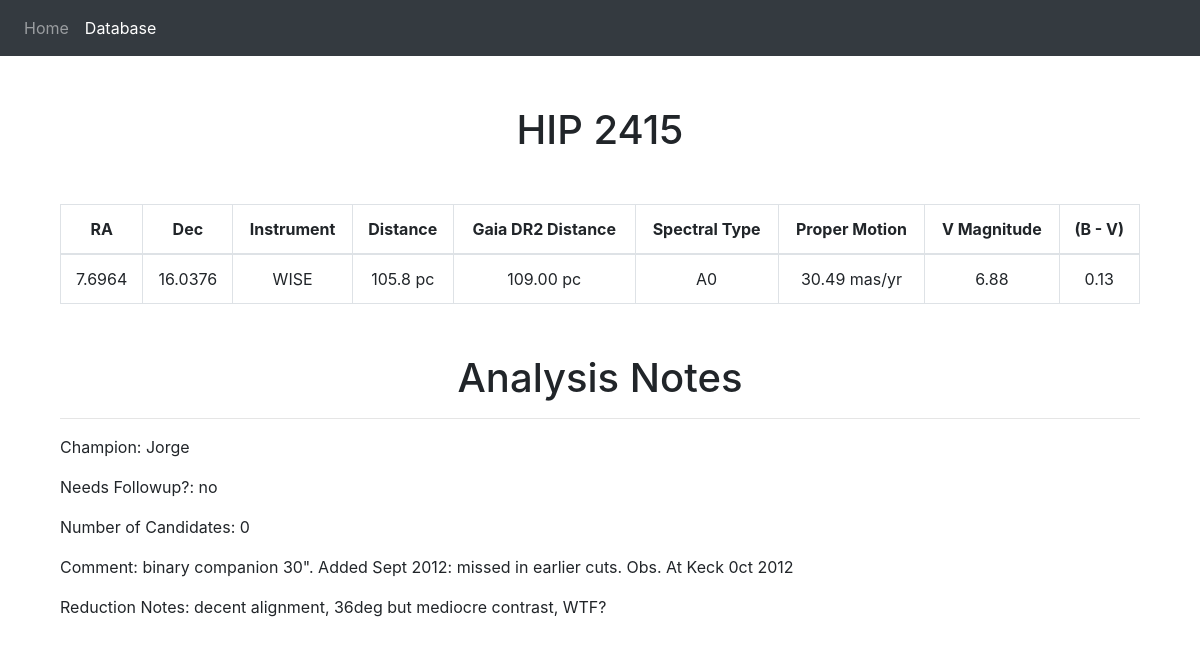
The app's page /keckdatabase/objects/3 with its own data.
### keckdatabase/models.py (models this page shows, shortened)
class Object(models.Model):
    obj_id = models.IntegerField(primary_key=True, blank=True)
    name = models.TextField(blank=True, null=True)
    ra = models.DecimalField(blank=True, null=True, max_digits=10, decimal_places=4)  # This field type is a guess.
    dec = models.DecimalField(blank=True, null=True, max_digits=10, decimal_places=4)  # This field type is a guess.
    champion = models.TextField(blank=True, null=True)
    class Meta:
        managed = False
        db_table = 'Object'

class Measurements(models.Model):
    obj = models.OneToOneField('Object', primary_key=True, on_delete=models.CASCADE, blank=True)
    mtype = models.TextField(blank=True, null=True)
    distance = models.DecimalField(blank=True, null=True, max_digits=5, decimal_places=1)  # This field type is a guess.
    gaiadistance = models.DecimalField(blank=True, null=True, max_digits=20, decimal_places=2)  # This field type is a guess.
    sptype = models.TextField(blank=True, null=True)
    propermotion = models.DecimalField(blank=True, null=True, max_digits=5, decimal_places=2)
    vmag = models.DecimalField(blank=True, null=True, max_digits=5, decimal_places=2)
    bminusv = models.DecimalField(blank=True, null=True, max_digits=5, decimal_places=2)
    class Meta:
        managed = False
        db_table = 'Measurements'

class Observations(models.Model):
    obj = models.OneToOneField('Object', primary_key=True, on_delete=models.CASCADE, blank=True)
    followup = models.BooleanField(blank=True, null=True)
    candidates = models.IntegerField(blank=True, null=True)
    reductionnotes = models.TextField(blank=True, null=True)
    comment = models.TextField(blank=True, null=True)
    class Meta:
        managed = False
        db_table = 'Observations'

### keckdatabase/views.py (the view)
# urls.py: path('objects/<int:pk>', views.ObjectDetailView.as_view(), name="object-detail"),
class ObjectDetailView(generic.DetailView):
    model = Object
    context_object_name = "object-detail"
    def get_context_data(self, **kwargs):
        context = super(ObjectDetailView, self).get_context_data(**kwargs)
        obj_id = self.kwargs['pk']
        context['measurement'] = Measurements.objects.get(obj=obj_id)
        context['observation'] = Observations.objects.get(obj=obj_id)
        context["list_page"] = "active"
        return context

### keckdatabase/templates/keckdatabase/object_detail.html
{% extends "base_generic.html" %}
{% block content %}
<h1 align="center">{{object.name}}</h1>
<table class="table table-bordered" style="margin-top: 50px; margin-bottom: 50px;">
    <thead>
      <tr align="center">
        <th scope="col">RA</th>
        <th scope="col">Dec</th>
        <th scope="col">Instrument</th>
        <th scope="col">Distance</th>
        <th scope="col">Gaia DR2 Distance</th>
        <th scope="col">Spectral Type</th>
        <th scope="col">Proper Motion</th>
        <th scope="col">V Magnitude</th>
        <th scope="col">(B - V)</th>
      </tr>
    </thead>
    <tbody>
        <tr align="center">
          <td>{{ object.ra }}</td>
          <td>{{ object.dec }}</td>
          <td>{{measurement.mtype}}</td>
          <td>{{measurement.distance}} pc</td>
          <td>{{measurement.gaiadistance}} pc</td>
          <td>{{measurement.sptype}}</td>
          <td>{{measurement.propermotion}} mas/yr</td>
          <td>{{measurement.vmag}}</td>
          <td>{{measurement.bminusv}}</td>
        </tr>
    </tbody>
  </table>
    <h1 align="center">Analysis Notes</h1>
    <hr>
    <p>Champion: {{ object.champion }}</p>
    <p>Needs Followup?: {{observation.followup}}</p>
    <p>Number of Candidates: {{observation.candidates}}</p>
    <p>Comment: {{observation.comment}}</p>
    <p>Reduction Notes: {{observation.reductionnotes}}</p>
{% endblock %}

### records on screen
Object: name "HIP 2415", ra "7.6964", dec "16.0376", champion "Jorge"
Measurements: mtype "WISE", distance "105.8", gaiadistance "109.00", sptype "A0", propermotion "30.49", vmag "6.88", bminusv "0.13"
Observations: followup "no", candidates "0", comment "binary companion 30\". Added Sept 2012: missed in earlier cuts. Obs. At Keck 0ct 2012", reductionnotes "decent alignment, 36deg but mediocre contrast, WTF?"
